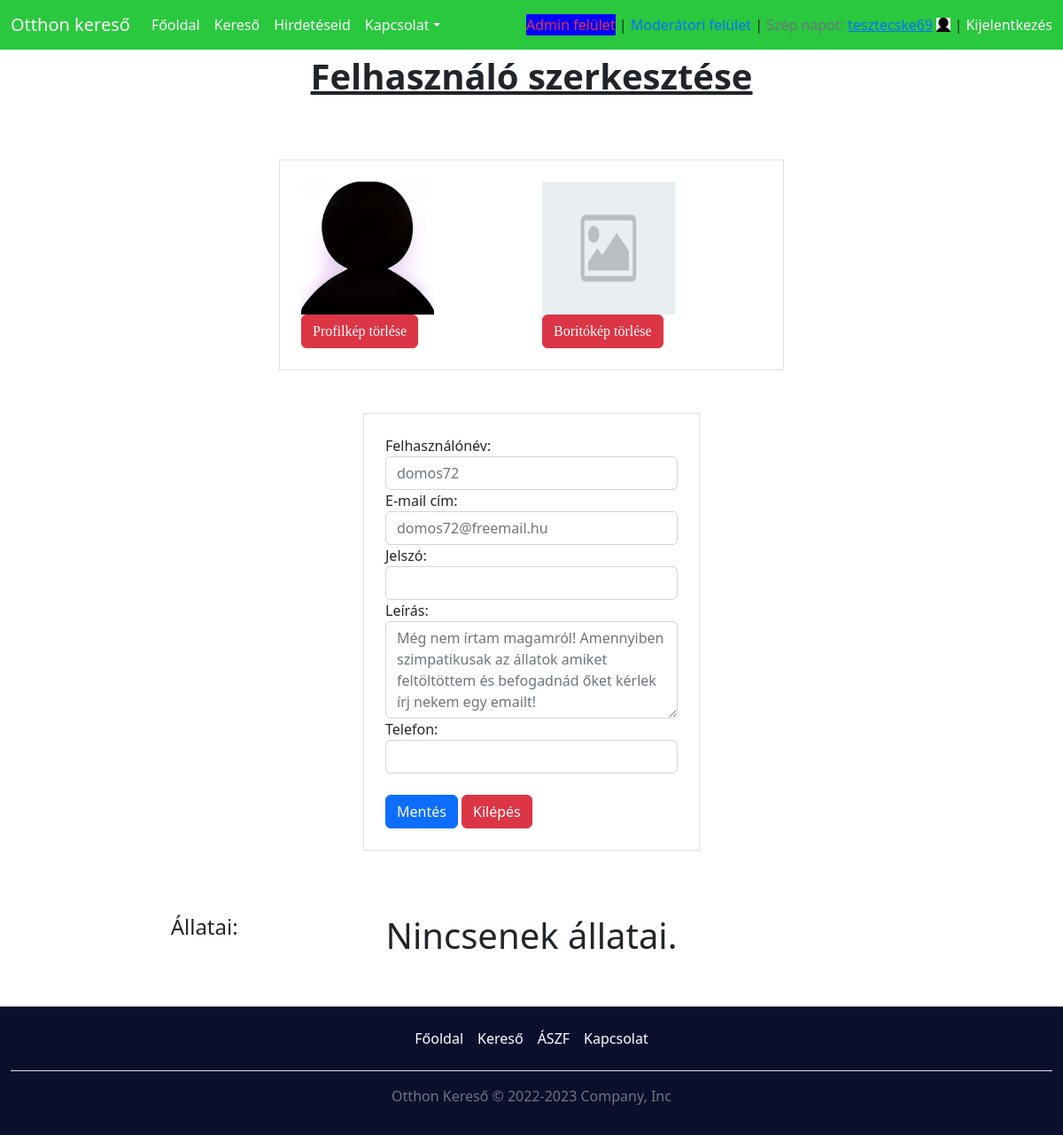
The app's page /profil_szerkesztes_admin.php?edit_user_ID=517685247023604971994634 (signed in), older data.
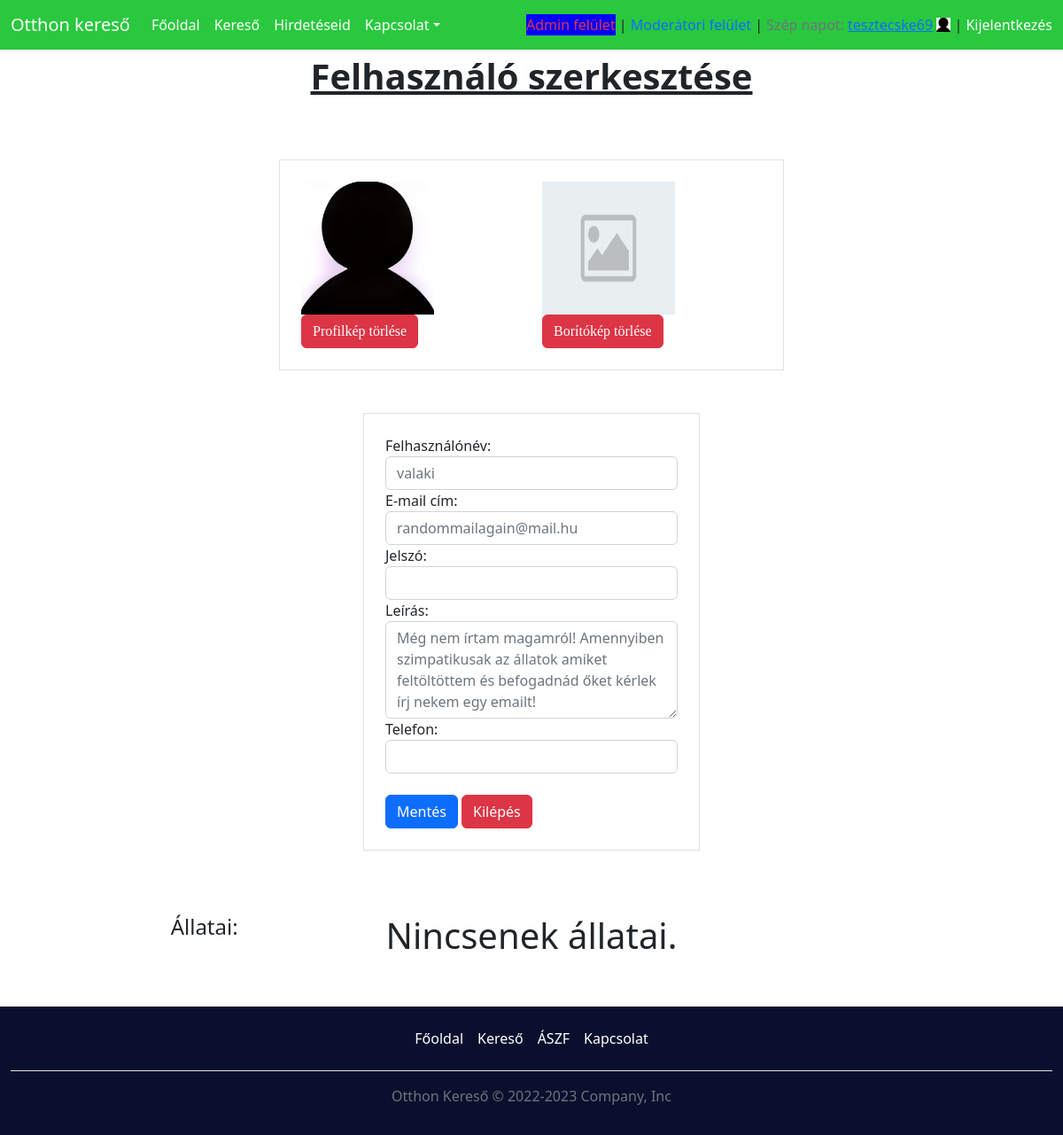
The same page, newer data.
### tables this page shows
CREATE TABLE `users` (
  `userID` varchar(25) NOT NULL,
  `Name` varchar(50) NOT NULL,
  `Email` varchar(255) NOT NULL,
  `Password` varchar(255) NOT NULL,
  `ActivationCode` varchar(255) NOT NULL,
  `Activated` varchar(6) NOT NULL,
  `Description` varchar(255) NOT NULL DEFAULT 'Még nem írtam magamról! Amennyiben szimpatikusak az állatok amiket feltöltöttem és befogadnád őket kérlek írj nekem egy emailt!',
  `PhoneNumber` varchar(12) NOT NULL,
  `ProfilePicture` varchar(255) NOT NULL DEFAULT 'img/profile_pics/default.png',
  `Thumbnail` varchar(255) NOT NULL DEFAULT 'img/thumbnail_pics/default.png',
  `CreatedAt` timestamp NOT NULL DEFAULT CURRENT_TIMESTAMP,
  `UpdatedAt` timestamp NOT NULL DEFAULT CURRENT_TIMESTAMP ON UPDATE CURRENT_TIMESTAMP
);

### DB.php (called while the page is built, shortened)
<?php
class DB{
  static function GET($sql, $arr){
    $db = new mysqli(DBHOST, DBUSER, DBPASS, DBNAME);
    $stmt = $db->prepare($sql);
    if(count($arr) != 0){
      $types = [];
      foreach($arr as $item){
        $types[] = substr(gettype($item),0,1);
      }
      $types = implode('', $types);
      $stmt->bind_param($types, ...$arr);
    }
    $stmt->execute();
    return $stmt->get_result();
  }
}
?>

### profil_szerkesztes_admin.php (the view, shortened to what this page needs)
<?php
  include("functions.php");
  $user_data = check_login();
  $is_admin = is_admin();
  $is_moderator = is_moderator();
  $logged_in = isset($_SESSION['logged_in']) && $_SESSION['logged_in'];
  $user_id = $_GET['edit_user_ID'];
  $html = '';
  $result = DB::GET(
    "SELECT * FROM users WHERE userID = ?",
    array($user_id)
  );
  if(mysqli_num_rows($result) == 1) {
    $row = mysqli_fetch_assoc($result);
    $arrName = array('username','phonenumber','description','email','password');
    $arrPlace = array("Name","PhoneNumber","Description","Email","Password");
    $arrItems = [];
    $arrValues = [];
    if(isset($_POST['submit'])) {
      for ($i=0; $i < count($arrName); $i++) {
        if(!empty($_POST[$arrName[$i]])){
          if(strcmp($arrPlace[$i], "Password")==0){
            array_push($arrItems, "Password");
            array_push($arrValues, password_hash($_POST[$arrName[$i]],PASSWORD_DEFAULT));
          }
          else{
            array_push($arrItems, $arrPlace[$i]);
            array_push($arrValues, $_POST[$arrName[$i]]);
          }
        }
      }
      if(!empty($arrItems)&&!empty($arrValues)){
        DB::UPDATE(
          "users",
          $arrItems,
          "userID",
          $arrValues,
          $user_id
        );
      }
      header("Location: admin.php?sikeres_szerkesztes");
    }
    else {
      $html .= '
      <div class="container pt-5">
        <div class="row justify-content-center">
            <div class="col-md-6 border p-4">
            <div class="row">
                <div class="col-md-6">
                <img height="150px" width="150px" src="'.$row['ProfilePicture'].'" alt="'.$row['Name'].'" title="'.$row['Name'].'" />
                <div class="col-md-2 mt-3" style="all: initial;">
                <a class="btn btn-danger" href="admin_API.php?action=delete_profile_pic" disabled onclick="return false;">Profilkép törlése</a>
                </div>
                </div>
                <div class="col-md-6">
                <img height="150px" width="150px" src="'.$row['Thumbnail'].'" />
                <div class="col-md-2 mt-3" style="all: initial;">
                    <a class="btn btn-danger" href="admin_API.php?action=delete_thumbnail_pic" disabled onclick="return false;">Borítókép törlése</a>
                </div>
                </div>
            </div>
            </div>
        </div>
      </div>
      <div class="container pt-5">
      <div class="row justify-content-center">
        <div class="col-md-6 col-lg-4 border p-4">
            <form method="post">
              <div class="form-group">
                <label for="username">Felhasználónév:</label>
                <input type="text" class="form-control" name="username" placeholder="' . $row['Name'] . '">
              </div>
              <div class="form-group">
                <label for="email">E-mail cím:</label>
                <input type="email" class="form-control" name="email" placeholder="' . $row['Email'] . '">
              </div>
              <div class="form-group">
              <label for="password">Jelszó:</label>
              <input type="text" rows="4" class="form-control" name="password">
              </div>
              <div class="form-group">
              <label for="description">Leírás:</label>
              <textarea type="text" rows="4" class="form-control" name="description" placeholder="' . $row['Description'] . '"></textarea>
              </div>
              <div class="form-group">
              <label for="description">Telefon:</label>
              <input type="phonenumber" class="form-control" name="phonenumber" placeholder="' . $row['PhoneNumber'] . '">
              </div>
              <br>
              <button type="submit" name="submit" class="btn btn-primary">Mentés</button>
              <a href="admin.php" class="btn btn-danger text-white">Kilépés<a/>
            </form>
          </div>
        </div>
      </div>';
    }
  }
  else {
    header("Location: admin.php?a_felhasznalo_nem_letezik");
    exit();
  }
  $htmlanimals = '<h4>Állatai:</h4>';
  $result = DB::GET(
    "SELECT animalID,Name,Picture,Description,Age FROM animalinfo WHERE userID = ?",
    array($user_id)
  );
  if(mysqli_num_rows($result) > 0) {
    while ($row = mysqli_fetch_assoc($result)) {
        $htmlanimals .= '
        <div class="col">
                      <div class="card shadow-sm">
                      <img class="bd-placeholder-img card-img-top" width="100%" height="225" src="'.$row['Picture'].'" focusable="false">
                          <rect width="100%" height="100%" fill="#55595c"/>
                      </img>
                          <div class="card-body">
                              <p class="card-text"><b>'.$row['Name'].'</b><br>'.$row['Description'].'</p>
                              <div class="d-flex justify-content-between align-items-center">
                                  <div class="btn-group">
                                      <a href="allat_szerkesztes_admin.php?edit_animal_ID='.$row['animalID'].'">
                                          <button type="button" class="btn btn-sm bg-primary btn-outline-warning"><b>Szerkesztés</b></button>
                                      </a>
                                  </div>
                                  <p class="text-primary">Kora: '.$row['Age'].'</p>
                                  <div class="btn-group">
                                      <a>
                                          <button type="button" class="btn btn-sm bg-green btn-outline-danger"></button>
                                      </a>
                                  </div>
                              </div>
                          </div>
                      </div>
                  </div>';
    }
  }
  else {
    $htmlanimals .= '<h1>Nincsenek állatai.</h1>';
  }
?>
<!DOCTYPE html>
<html lang="hu">
<head>
    <link rel="stylesheet" href="css/bootstrap.min.css">
    <link rel="stylesheet" href="css/styles.css">
    <link rel="stylesheet" href="css/admin.css">
</head>
<body>
<nav class="navbar navbar-expand-lg navbar-dark bg-green" aria-label="Third navbar example">
    <div class="container-fluid">
      <a class="navbar-brand" href="index.php">Otthon kereső</a>
      <div class="collapse navbar-collapse" id="navbarsExample03">
        <ul class="navbar-nav me-auto mb-2 mb-sm-0">
          <li class="nav-item">
            <a class="nav-link txt-white" href="index.php">Főoldal</a>
          </li>
          <li class="nav-item">
            <a class="nav-link txt-white" href="search.php">Kereső</a>
          </li>
          <?php if ($logged_in): ?>
          <li class="nav-item">
            <a class="nav-link txt-white" href="hirdeteseid.php">Hirdetéseid</a>
          </li>
          <?php endif; ?>
          <li class="nav-item dropdown">
            <a class="nav-link dropdown-toggle txt-white" href="contact.php" data-bs-toggle="dropdown" aria-expanded="false">Kapcsolat</a>
          </li>
        </ul>
        <?php if ($is_admin): ?>
        <a class="nav-link text-danger active" href="admin.php">Admin felület</a>&nbsp;|&nbsp;
        <?php endif?>
        <?php if ($is_moderator || $is_admin): ?>
        <a class="nav-link text-primary" href="moderation.php">Moderátori felület</a>&nbsp;|&nbsp;
        <?php endif?>
        <?php if ($logged_in): ?>
          <?php greet_user();?><a class="nav-item" href="profile.php"><?php echo $user_data['Name'];?></a>&nbsp;<img width="16" height="16" src="<?php echo $user_data['ProfilePicture'] ?>" focusable="false"></img>&nbsp;|&nbsp;
        <a class="nav-link text-white" href="logout.php">Kijelentkezés</a>
        <?php endif; ?>
      </div>
    </div>
  </nav>
    <p class="centeralign bold underline bigfont">Felhasználó szerkesztése</p>
    <?php echo $html; ?>
    <br>
    <div class="container emp-profile">
      <div class="album py-5 container text-center">
        <div class="row row-cols-1 row-cols-sm-2 row-cols-md-3 g-3">
          <?php echo $htmlanimals; ?>
        </div>
      </div>
    </div>
    <footer class="container-fluid py-3 bg-blue">
      <ul class="nav justify-content-center border-bottom pb-3 mb-3">
        <li class="nav-item"><a href="index.php" class="nav-link px-2 txt-white">Főoldal</a></li>
        <li class="nav-item"><a href="search.php" class="nav-link px-2 txt-white">Kereső</a></li>
        <li class="nav-item"><a href="aszf.php" class="nav-link px-2 txt-white">ÁSZF</a></li>
        <li class="nav-item"><a href="contact.php" class="nav-link px-2 txt-white">Kapcsolat</a></li>
      </ul>
      <p class="text-center text-muted">Otthon Kereső © 2022-2023 Company, Inc</p>
    </footer>
</body>
</html>

### functions.php (shortened to what this page needs)
<?php
include("DB.php");
function check_login()
{
	if (isSET($_SESSION['userID']))
	{
		$id = $_SESSION['userID'];
		$sql = "SELECT * FROM users WHERE userID= ? limit 1";
		$result = DB::GET($sql, array($id));
		if ($result && mysqli_num_rows($result) >0)
		{
			$user_data = mysqli_fetch_assoc($result);
			return $user_data;
		}
	}
}
function is_admin()
{
    if (isSET($_SESSION['userID'])) {
    $user_id = $_SESSION['userID'];
    $sql = "SELECT Title FROM roles WHERE userID = ?";
    $result = DB::GET($sql, array($user_id));
    if (mysqli_num_rows($result) > 0)
    {
      $row = mysqli_fetch_assoc($result);
      if ($row['Title'] == 'admin')
      {
        return true;
      }
    }
    return false;
  }
}
function is_moderator()
{
  if (isSET($_SESSION['userID'])) {
    $user_id = $_SESSION['userID'];
    $sql = "SELECT Title FROM roles WHERE userID = ?";
    $result = DB::GET($sql, array($user_id));
    if (mysqli_num_rows($result) > 0)
    {
      $row = mysqli_fetch_assoc($result);
    }
  return false;
  }
}
function greet_user() {
  $hour = date('H');
  $greetmsg = '';
  if ($hour >= 5 && $hour < 12) {
    $greetmsg .= '<span class="text-secondary">Jó reggelt:&nbsp;</span>';
  } elseif ($hour >= 12 && $hour < 18) {
    $greetmsg .= '<span class="text-secondary">Szép napot:&nbsp;</span>';
  } else {
    $greetmsg .= '<span class="text-secondary">Kellemes estét:&nbsp;</span>';
  }
  echo $greetmsg;
}

### css/styles.css (style rules this page uses)
:root { --zold: #29C83E; --kek: #0A0F2E; }
* { margin: 0px; padding: 0px; }
.navbar { margin-bottom: 0px; }
.txt-white { color: #FFF; }
.bg-green { background-color: var(--zold); }
.bg-blue { background-color: var(--kek); }
.active { background-color: blue; color: white; }

### css/admin.css (style rules this page uses)
.bigfont { font-size: 30pt; }
.centeralign { text-align: center; }
.underline { text-decoration: underline; }
.bold { font-weight: bold; }

Row changes from the older to the newer data that the page shows:
changed users: username "domos72" → "valaki"; email "domos72@freemail.hu" → "randommailagain@mail.hu"
